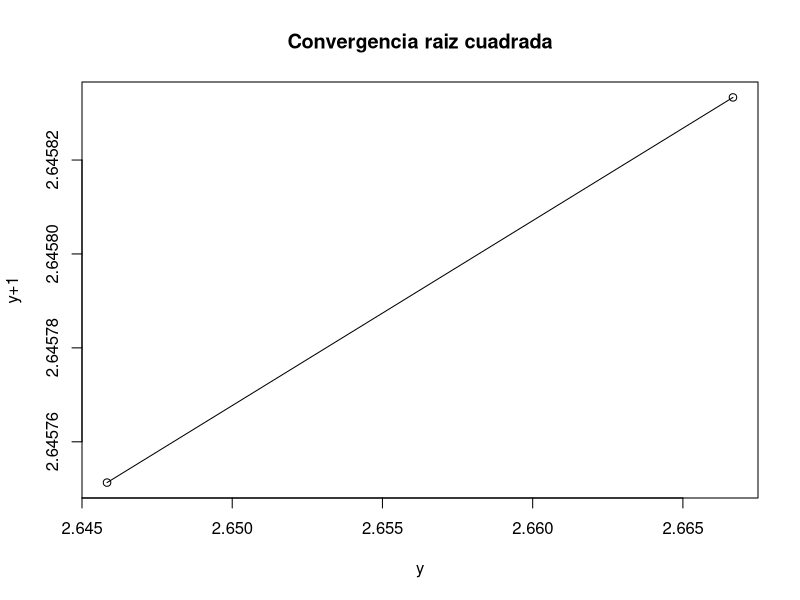
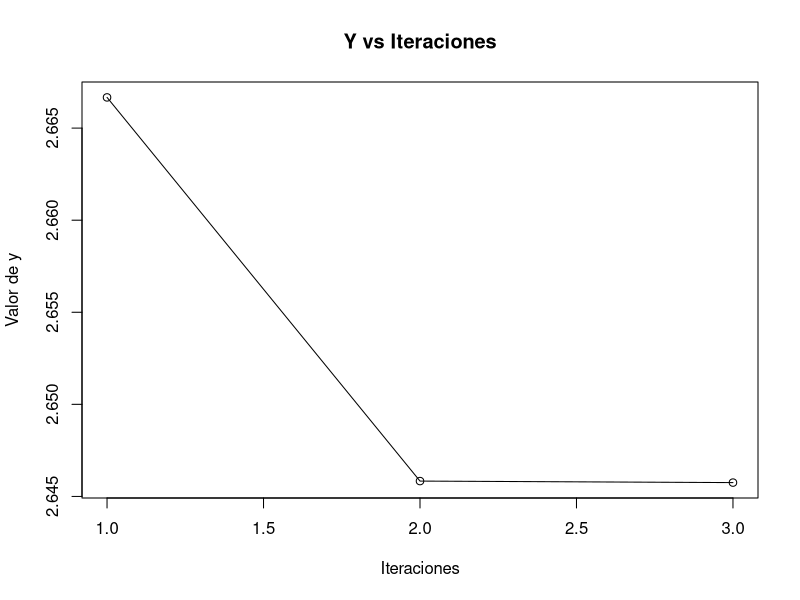

These charts were generated, in order, by the following R code:
## ---- chunk 1
knitr::opts_chunk$set(echo = TRUE)
## ---- chunk 2
valor_original = 536.78
cont = 0
for (i in 1:100)
{
  valor_original = valor_original / 10
  temp = valor_original - 1
  cont = cont + 1
  
  if (temp < 0)
  {
    break
  }
}
#print (valor_original)
#print (cont)
trunc_number_n_decimals <- function(numberToTrunc, nDecimals)
{
  numberToTrunc <- numberToTrunc + (10^-(nDecimals+5))
  splitNumber <- strsplit(x=format(numberToTrunc, digits=20, format=f), split="\\.")[[1]]
  decimalPartTrunc <- substr(x=splitNumber[2], start=1, stop=nDecimals)
  truncatedNumber <- as.numeric(paste0(splitNumber[1], ".", decimalPartTrunc))
  return(truncatedNumber)
}
num_trunc = trunc_number_n_decimals(valor_original, 4)
error = (valor_original - num_trunc)*10^cont
valor_almacenado = num_trunc*10^cont
cat("valor almacenado: ",valor_almacenado, "con un error = ",error)
## ---- chunk 3
x = 3
n = 7
y = 0.5*(x + (n/x) )
e = 0
E = 10e-8

iteracion =  0
errores = c()
eje_x  =  c()
eje_y  =  c()

cat( "\n", formatC ( c( "Iteracion     ", "    valor de Y      "), width = 2, format = "d", flag = " "  ), "\n")
while(abs(x - y) > E)
{
  iteracion = iteracion + 1
  errores[iteracion] = y
  
  x = y  
  y = 0.5*(x + (n/x) )
  cat( formatC( c(iteracion, y), digits = 15, width = -15, format = "f", flag = "  "  ), "\n" )
  
}

iteraciones = c(1:iteracion)
cont_n = 0;
cont_e = 0;
repeat
{
    eje_x[cont_n] = errores[cont_e]
    eje_y[cont_n] = errores[cont_e+1]
    cont_n = cont_n + 1
    cont_e = cont_e + 1;
    
    if (cont_n == iteracion)
    {
      break;
    }
}
  
cat("Solucion real =", sqrt(n)  )
cat("Solución dada por el algoritmo: ", y ," con un error relativo = ", formatC((abs(x - y)/x) *100, digits = 4, width = 0,format = 'f'), "%" )
cat("y^2 = ", y*y)
## ---- chunk 4
plot(eje_x, eje_y, main = "Convergencia raiz cuadrada", xlab= "y", ylab = "y+1", type = 'o' )

## ---- chunk 5
plot(iteraciones, errores, main = "Y vs Iteraciones", xlab= "Iteraciones", ylab = "Valor de y", type = 'o' )
## ---- chunk 6
num = 1+0.5+(0.5^2/2)+(0.5^3/6)+(0.5^4/24)+(0.5^5/120) 
trunc_number_n_decimals <- function(numberToTrunc, nDecimals)
{
  numberToTrunc <- numberToTrunc + (10^-(nDecimals+5))
  splitNumber <- strsplit(x=format(numberToTrunc, digits=20, format=f), split="\\.")[[1]]
  decimalPartTrunc <- substr(x=splitNumber[2], start=1, stop=nDecimals)
  truncatedNumber <- as.numeric(paste0(splitNumber[1], ".", decimalPartTrunc))
  return(truncatedNumber)
}
num_trunc = trunc_number_n_decimals(num, 4)
cat("El resutado es =", num_trunc)
## ---- chunk 7
velocidad = 4
tiempo = 5
eVelocidad = 0.1
eTiempo = 0.1
distancia = velocidad * tiempo
eAbsDistancia = velocidad*eVelocidad + tiempo*eTiempo
eRelDistancia = eVelocidad/velocidad + eTiempo/tiempo
cat("\nEl Error absoluto es = ", eAbsDistancia) 
cat("\nEl error relativo es = ", eRelDistancia*100, "%") 
## ---- chunk 8
vector = c(2,0,-3,3,-4) 
x = -2
d = vector[c(1)]
for (i in 2:5)
{
  temp = d
  dk = vector[c(i)] + temp*x
  d = dk
}
cat("El polinomio: 2x^4-3x^2+3x-4 evaluado en -2 es  = ", d, "con ", (length(vector)-1), "multiplicaciones" )
